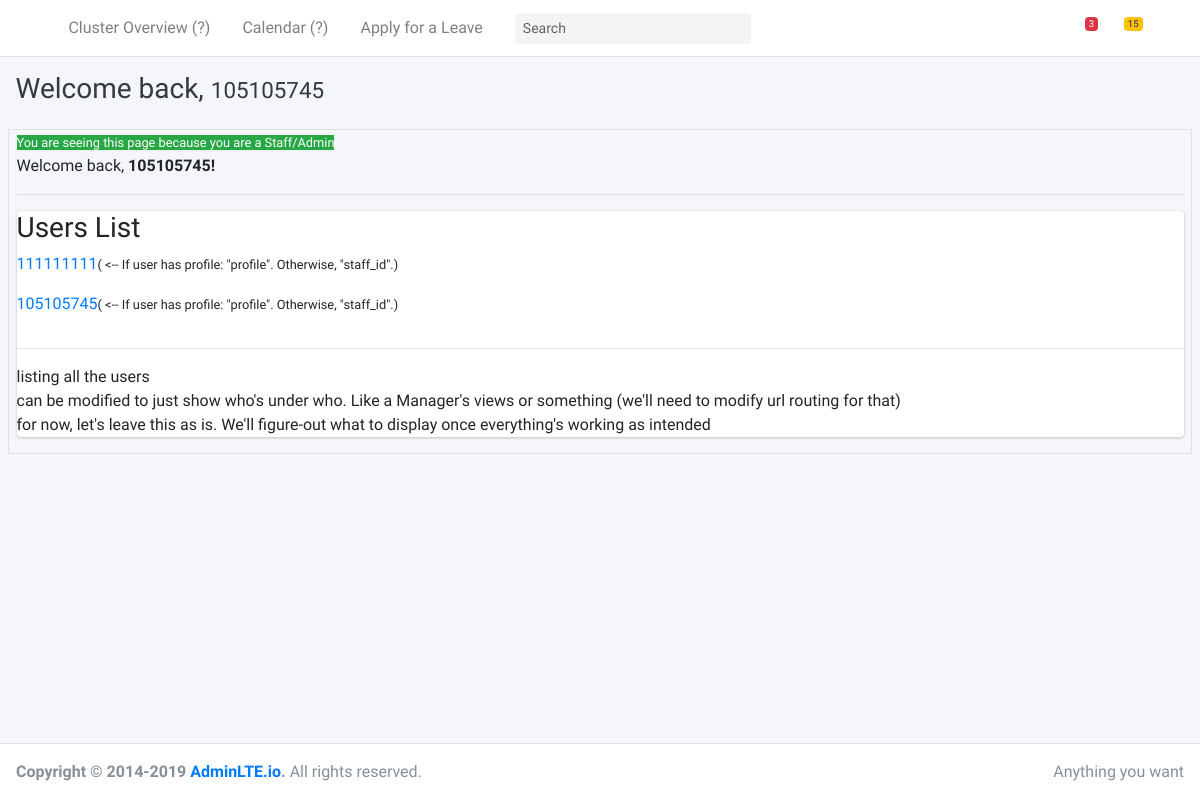
Screenshot of /users/ (signed in) with the database file from the repository.
### users/models.py (models this page shows, shortened)
class User(AbstractBaseUser, PermissionsMixin):
    staff_id = models.PositiveIntegerField(unique=True) # change max_length if needed, add min_length/value
    email = models.EmailField(unique=True) # add unique & null field options in production!
    date_joined = models.DateTimeField(default=timezone.now)
    last_login = models.DateTimeField(auto_now=True)
    is_active = models.BooleanField(default=True)  ############################### <-- disabled user account after registration, SET TO TRUE FOR THE FIRST TIME!
    is_staff = models.BooleanField(default=False)
    is_superuser = models.BooleanField(default=False)
    is_advisor          = models.BooleanField(default=True) ### <-- default is all users that register are advisors
    is_team_leader      = models.BooleanField(default=False)
    is_operations_manager  = models.BooleanField(default=False)
    first_name          = models.CharField(max_length=50)
    middle_name         = models.CharField(max_length=50, blank=True)
    last_name           = models.CharField(max_length=50)
    ext_name            = models.CharField(max_length=3, blank=True, null=True, verbose_name="Extension")
    SFST    = "Secured Financial Support Team"
    UFST    = "UnSecured Financial Support Team"
    AUH     = "Australia Collections"
    AU      = "Australia"
    PH      = "Philippines"
    SG      = "Singapore"
    MSS     = "Marks & Spencer"
    HRS     = "HSBC Repayment Services"
    US      = "US"
    CANADA  = "CANADA"
    OTPA    = "Outcome Testing Policy Adherence"
    choices = [
        (SFST, "Secured Financial Support Team"),
        (UFST, "UnSecured Financial Support Team"),
        (AUH, "Australia Collections"),
        (AU, "Australia"),
        (PH, "Philippines"),
        (SG, "Singapore"),
        (MSS, "Marks & Spencer"),
        (HRS, "HSBC Repayment Services"),
        (US, "United States"),
        (CANADA, "Canada"),
        (OTPA, "Outcome Testing Policy Adherence")
        ]
    workgroup           = models.CharField(max_length=100, choices=choices, default="Default", verbose_name="WorkGroup: ")
    objects = CustomUserManager() # set the CustomUserManager() above instead of default UserManager() from django.contrib.auth
    USERNAME_FIELD = "staff_id" # the key identifier of accounts. This was also set on the CustomUserManager() class code
    REQUIRED_FIELDS = [] # ["email", "username", "first_name", "last_name"]
    class Meta:
        verbose_name = "User"
        verbose_name_plural = 'Users'
    def dp_directory_path(instance, filename):
        return 'users/{}/DP/{}'.format(instance.user.staff_id, filename)
    image = models.ImageField(default='defaults/default_user_dp.png', blank=True, upload_to=dp_directory_path, verbose_name="Photo")

### users/views.py (the view)
# urls.py: path('', usersIndexView, name='users-list'),
def usersIndexView(request):
    user = User
    context_data = {
        'users': user.objects.all().order_by("-date_joined")[:50],
        'userCount': user.objects.count(),
    }
    return render(request, 'users/users_index.html', context_data)

### users/templates/users/users_index.html
{% extends 'base.html' %}
{% block content %}
	{% if user.is_authenticated %}
		{% if user.is_staff == True %}
		<small class="bg-green">You are seeing this page because you are a Staff/Admin</small> <br>
			Welcome back, <b>{{request.user.staff_id}}!</b> <br>
			<hr>
			<div class="card">
				<h3>Users List</h3>
				{% for user in users %}
					{% if user.profile.last_name and user.profile.first_name %}
						<p><a href="{% url 'profile' user.staff_id %}"> {{user.profile.last_name}}, {{user.profile.first_name}}</a></p>
					{% else %}
						<p><a href="{% url 'profile' user.staff_id %}">{{user.staff_id}}</a><small>( <-- If user has profile: "profile". Otherwise, "staff_id".)</small></p>
					{% endif %}
				{% endfor %}
				<hr>
				listing all the users <br>
				can be modified to just show who's under who. Like a Manager's views or something  (we'll need to modify url routing for that)<br>
				for now, let's leave this as is. We'll figure-out what to display once everything's working as intended <br>
			</div>
		{% else %}
			<h3>Sorry, only Staffs/Admins have permissions to view this page.</h3>
			<small><a href="/">Go back</a></small>
		{% endif %}
	{% else %}
		<small class="bg-red">User is not authenticated. Please <a href="/login">log-in to</a> view the page.</small>
		<h3>Sorry, you do not have permissions to view this page.</h3>
		<small><a href="/">Go back</a></small>
	{% endif %}
{% endblock %}

### home/templates/base.html (shortened to what this page needs)
<!DOCTYPE html>
<html lang="en">
<head>
  <link rel="stylesheet" href="/static/admin-lte/plugins/fontawesome-free/css/all.min.css">
  <link rel="stylesheet" href="/static/admin-lte/dist/css/adminlte.min.css">
</head>
<body class="hold-transition sidebar-collapse">
<div class="wrapper">
  <nav class="main-header navbar navbar-expand navbar-white navbar-light">
    <ul class="navbar-nav">
      <li class="nav-item">
        <a class="nav-link" data-widget="pushmenu" href="#" role="button"><i class="fas fa-bars"></i></a>
      </li>
      <li class="nav-item d-none d-sm-inline-block">
        <a href="#" class="nav-link">Cluster Overview (?)</a>
      </li>
      <li class="nav-item d-none d-sm-inline-block">
        <a href="#" class="nav-link">Calendar (?)</a>
      </li>
      <li class="nav-item d-none d-sm-inline-block">
        <a href="/apply-leave" class="nav-link">Apply for a Leave</a>
      </li>
    </ul>
    <form class="form-inline ml-3">
      <div class="input-group input-group-sm">
        <input class="form-control form-control-navbar" type="search" placeholder="Search" aria-label="Search">
        <div class="input-group-append">
          <button class="btn btn-navbar" type="submit">
            <i class="fas fa-search"></i>
          </button>
        </div>
      </div>
    </form>
    <ul class="navbar-nav ml-auto">
      <li class="nav-item dropdown">
        <a class="nav-link" data-toggle="dropdown" href="#">
          <i class="far fa-comments"></i>
          <span class="badge badge-danger navbar-badge">3</span>
        </a>
      </li>
      <li class="nav-item dropdown">
        <a class="nav-link" data-toggle="dropdown" href="#">
          <span class="badge badge-warning navbar-badge">15</span>
        </a>
      </li>
      <li class="nav-item">
        <a class="nav-link" data-widget="control-sidebar" data-slide="true" href="#" role="button"><i
            class="fas fa-th-large"></i></a>
      </li>
    </ul>
  </nav>
  <div class="content-wrapper">
    <div class="content-header">
      <div class="container-fluid">
        <div class="row mb-2">
          <div class="col-sm-6">
            {% if request.user.profile.first_name %}
              <h4 class="m-0 text-dark">Welcome back, {{request.user.profile.first_name}}! <small class="text-sm"> ({{request.user.staff_id}})</small></h4>
            {% else %}
              <h3 class="m-0 text-dark">Welcome back, <small>{{request.user.staff_id}}</small></h3>
            {% endif %}
          </div>
          <div class="col-sm float-right">
          </div>
        </div>
      </div>
    </div>
    <div class="content">
      <div class="container-fluid border border-solid-black">
        {% block content %}
        {% endblock content %}
      </div>
    </div>
  </div>
  <footer class="main-footer">
    <div class="float-right d-none d-sm-inline">
      Anything you want
    </div>
    <strong>Copyright &copy; 2014-2019 <a href="https://adminlte.io">AdminLTE.io</a>.</strong> All rights reserved.
  </footer>
</div>
</body>
</html>

### rows the page displays
User: user.staff_id "105105745", staff_id "105105745"
User: staff_id "111111111"
